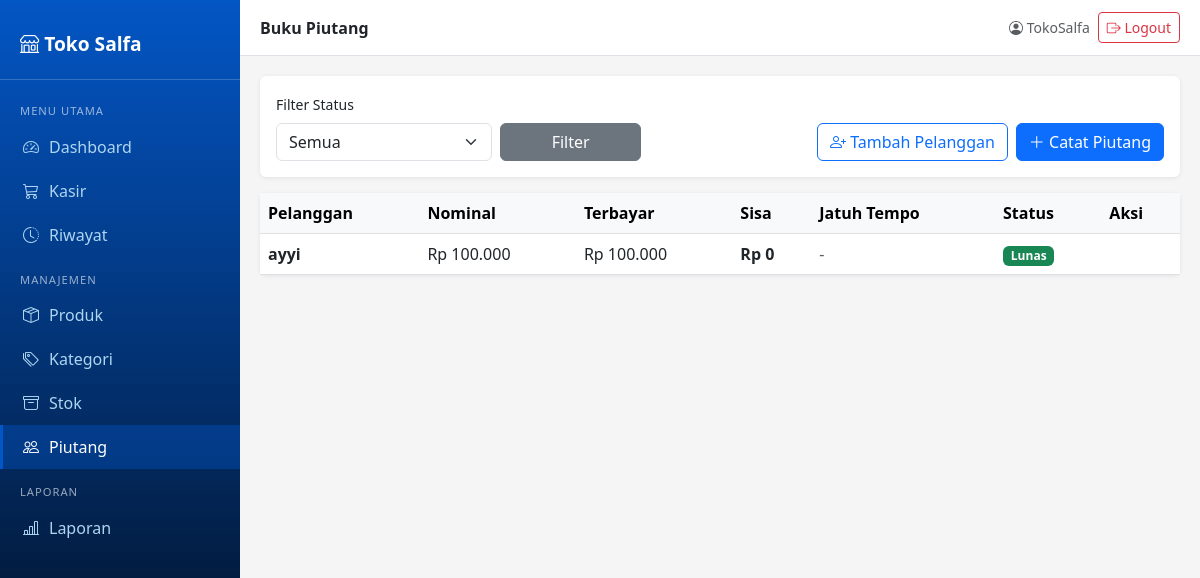
The page /piutang/ (signed in) on the database its author committed.
### piutang/models.py (models this page shows, shortened)
class Piutang(models.Model):
    STATUS = [
        ('belum', 'Belum Lunas'),
        ('sebagian', 'Sebagian'),
        ('lunas', 'Lunas'),
    ]
    pelanggan = models.ForeignKey(Pelanggan, on_delete=models.CASCADE)
    transaksi = models.OneToOneField(Transaksi, on_delete=models.SET_NULL, null=True, blank=True)
    nominal = models.DecimalField(max_digits=12, decimal_places=0)
    terbayar = models.DecimalField(max_digits=12, decimal_places=0, default=0)
    status = models.CharField(max_length=10, choices=STATUS, default='belum')
    jatuh_tempo = models.DateField(null=True, blank=True)
    catatan = models.TextField(blank=True)
    dibuat = models.DateTimeField(auto_now_add=True)
    @property
    def sisa(self):
        return self.nominal - self.terbayar
    class Meta:
        verbose_name_plural = "Piutang"

class Pelanggan(models.Model):
    nama = models.CharField(max_length=200)
    telepon = models.CharField(max_length=20, blank=True)
    alamat = models.TextField(blank=True)
    dibuat = models.DateField(auto_now_add=True)
    class Meta:
        verbose_name_plural = "Pelanggan"

### piutang/views.py (the view)
# urls.py: path('', views.list_piutang, name='list'),
@login_required
def list_piutang(request):
    piutang = Piutang.objects.select_related('pelanggan').order_by('-dibuat')
    status = request.GET.get('status')
    if status:
        piutang = piutang.filter(status=status)
    return render(request, 'piutang/list.html', {
        'piutang': piutang,
        'status_aktif': status,
    })

### produk/templatetags/format_rupiah.py (called while the page is built)
@register.filter
def rupiah(value):
    try:
        value = int(value)
        return f"Rp {value:,}".replace(',', '.')
    except (ValueError, TypeError):
        return value

### templates/piutang/list.html (shortened to what this page needs)
{% extends 'base.html' %}
{% load format_rupiah %}
{% block page_title %}Buku Piutang{% endblock %}
{% block content %}
<div class="card mb-3">
  <div class="card-body">
    <form method="get" class="row g-2 align-items-end">
      <div class="col-md-3">
        <label class="form-label small">Filter Status</label>
        <select name="status" class="form-select">
          <option value="">Semua</option>
        </select>
      </div>
      <div class="col-md-2">
        <button type="submit" class="btn btn-secondary w-100">Filter</button>
      </div>
      <div class="col-md-7 text-end d-flex gap-2 justify-content-end">
        <a href="{% url 'piutang:tambah_pelanggan' %}" class="btn btn-outline-primary">
          <i class="bi bi-person-plus"></i> Tambah Pelanggan
        </a>
        <a href="{% url 'piutang:tambah' %}" class="btn btn-primary">
          <i class="bi bi-plus-lg"></i> Catat Piutang
        </a>
      </div>
    </form>
  </div>
</div>
<div class="card">
  <div class="card-body p-0">
    <table class="table table-hover mb-0">
      <thead class="table-light">
        <tr>
          <th>Pelanggan</th>
          <th>Nominal</th>
          <th>Terbayar</th>
          <th>Sisa</th>
          <th>Jatuh Tempo</th>
          <th>Status</th>
          <th>Aksi</th>
        </tr>
      </thead>
      <tbody>
        {% for p in piutang %}
        <tr>
          <td>
            <div class="fw-semibold">{{ p.pelanggan.nama }}</div>
          </td>
          <td>{{ p.nominal|rupiah }}</td>
          <td>{{ p.terbayar|rupiah }}</td>
          <td class="fw-semibold {% if p.sisa > 0 %}text-danger{% endif %}">
            {{ p.sisa|rupiah }}
          </td>
          <td>
            {% if p.jatuh_tempo %}
              {{ p.jatuh_tempo|date:"d/m/Y" }}
            {% else %}
              <span class="text-muted">-</span>
            {% endif %}
          </td>
          <td>
            {% if p.status == 'lunas' %}
              <span class="badge bg-success">Lunas</span>
            {% elif p.status == 'sebagian' %}
              <span class="badge bg-warning text-dark">Sebagian</span>
            {% else %}
              <span class="badge bg-danger">Belum Lunas</span>
            {% endif %}
          </td>
          <td>
          </td>
        </tr>
        {% empty %}
        <tr>
          <td colspan="7" class="text-center text-muted py-4">Belum ada data piutang</td>
        </tr>
        {% endfor %}
      </tbody>
    </table>
  </div>
</div>
{% endblock %}

### templates/base.html (shortened to what this page needs)
<!DOCTYPE html>
<html lang="id">
<head>
  <link href="https://cdn.jsdelivr.net/npm/bootstrap@5.3.0/dist/css/bootstrap.min.css" rel="stylesheet">
  <link href="https://cdn.jsdelivr.net/npm/bootstrap-icons@1.11.0/font/bootstrap-icons.css" rel="stylesheet">
</head>
<body>
<div class="sidebar" id="sidebar">
  <div class="brand">
    <i class="bi bi-shop"></i> Toko Salfa
  </div>
  <nav class="mt-2">
    <div class="nav-section">Menu Utama</div>
    <a href="{% url 'dashboard' %}" class="nav-link {% if request.resolver_match.url_name == 'dashboard' %}active{% endif %}">
      <i class="bi bi-speedometer2"></i> Dashboard
    </a>
    <a href="{% url 'kasir:kasir' %}" class="nav-link {% if request.resolver_match.url_name == 'kasir' %}active{% endif %}">
      <i class="bi bi-cart3"></i> Kasir
    </a>
    <a href="{% url 'kasir:riwayat' %}" class="nav-link {% if request.resolver_match.url_name == 'riwayat' or request.resolver_match.url_name == 'detail' or request.resolver_match.url_name == 'batal' %}active{% endif %}">
      <i class="bi bi-clock-history"></i> Riwayat
    </a>
    <div class="nav-section">Manajemen</div>
    <a href="{% url 'produk:list' %}" class="nav-link {% if request.resolver_match.url_name == 'list' and request.resolver_match.namespace == 'produk' %}active{% endif %}">
      <i class="bi bi-box-seam"></i> Produk
    </a>
    <a href="{% url 'produk:kategori' %}" class="nav-link {% if request.resolver_match.url_name == 'kategori' %}active{% endif %}">
      <i class="bi bi-tags"></i> Kategori
    </a>
    <a href="{% url 'stok:list' %}" class="nav-link {% if 'stok' in request.resolver_match.namespace %}active{% endif %}">
      <i class="bi bi-archive"></i> Stok
    </a>
    <a href="{% url 'piutang:list' %}" class="nav-link {% if 'piutang' in request.resolver_match.namespace %}active{% endif %}">
      <i class="bi bi-people"></i> Piutang
    </a>
    <div class="nav-section">Laporan</div>
    <a href="{% url 'laporan:dashboard' %}" class="nav-link {% if 'laporan' in request.resolver_match.namespace %}active{% endif %}">
      <i class="bi bi-bar-chart-line"></i> Laporan
    </a>
  </nav>
</div>
<div class="main-content">
  <div class="topbar">
    <div class="d-flex align-items-center">
      <span class="fw-semibold">{% block page_title %}Dashboard{% endblock %}</span>
    </div>
    <div class="d-flex align-items-center gap-2">
      <span class="text-muted small d-none d-md-inline">
        <i class="bi bi-person-circle"></i> {{ request.user.username }}
      </span>
      <form method="post" action="{% url 'logout' %}" class="d-inline">
        <button type="submit" class="btn btn-sm btn-outline-danger"
                onclick="return confirm('Yakin ingin keluar?')">
          <i class="bi bi-box-arrow-right"></i>
          <span class="d-none d-md-inline">Logout</span>
        </button>
      </form>
    </div>
  </div>
  {% block content %}{% endblock %}
</div>
</body>
</html>

### templates/base.html (style rules this page uses)
body { background-color: #f5f5f5; }
.sidebar { min-height: 100vh; background: linear-gradient(180deg, #0356C5 0%, #02060E 100%); width: 240px; position: fixed; top: 0; left: 0; padding-top: 20px; z-index: 1040; transition: transform 0.3s ease; }
.sidebar .brand { color: white; font-size: 1.2rem; font-weight: bold; padding: 10px 20px 20px; border-bottom: 1px solid rgba(255, 255, 255, 0.2); }
.sidebar .nav-link { color: #aed6f1; padding: 10px 20px; display: flex; align-items: center; gap: 10px; border-left: 3px solid transparent; }
.sidebar .nav-link:hover, .sidebar .nav-link.active { background: rgba(3, 86, 197, 0.4); color: white; border-left: 3px solid #0356C5; }
.sidebar .nav-section { color: rgba(255, 255, 255, 0.6); font-size: 0.7rem; text-transform: uppercase; padding: 15px 20px 5px; letter-spacing: 1px; }
.main-content { margin-left: 240px; padding: 20px; transition: margin-left 0.3s ease; }
.topbar { background: white; padding: 12px 20px; margin: -20px -20px 20px; border-bottom: 1px solid #dee2e6; display: flex; justify-content: space-between; align-items: center; }
.card { border: none; box-shadow: 0 1px 4px rgba(0,0,0,0.08); }

### rows shown on the page
Piutang: pelanggan.nama "ayyi", nominal|rupiah "Rp 100.000", terbayar|rupiah "Rp 100.000", sisa|rupiah "Rp 0", status "Lunas"

### other values the page prints
{{ request.user.username }} "TokoSalfa"
